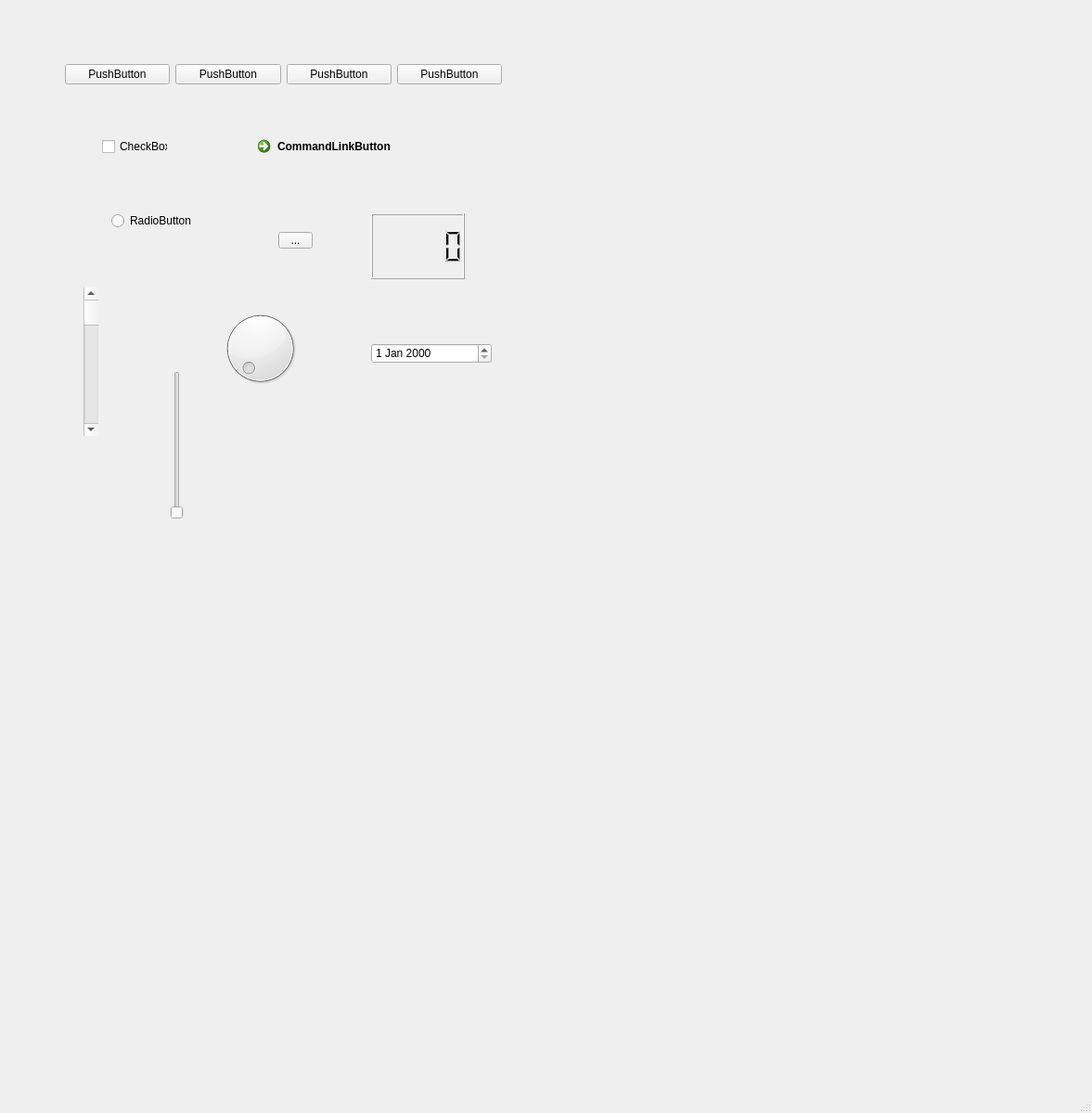
<?xml version="1.0" encoding="UTF-8"?>
<ui version="4.0">
 <class>MainWindow</class>
 <widget class="QMainWindow" name="MainWindow">
  <property name="geometry">
   <rect>
    <x>0</x>
    <y>0</y>
    <width>1177</width>
    <height>1200</height>
   </rect>
  </property>
  <property name="windowTitle">
   <string>MainWindow</string>
  </property>
  <widget class="QWidget" name="centralwidget">
   <widget class="QRadioButton" name="radioButton">
    <property name="geometry">
     <rect>
      <x>120</x>
      <y>230</y>
      <width>89</width>
      <height>16</height>
     </rect>
    </property>
    <property name="text">
     <string>RadioButton</string>
    </property>
   </widget>
   <widget class="QToolButton" name="toolButton">
    <property name="geometry">
     <rect>
      <x>300</x>
      <y>250</y>
      <width>37</width>
      <height>18</height>
     </rect>
    </property>
    <property name="text">
     <string>...</string>
    </property>
   </widget>
   <widget class="QWidget" name="layoutWidget">
    <property name="geometry">
     <rect>
      <x>70</x>
      <y>50</y>
      <width>471</width>
      <height>61</height>
     </rect>
    </property>
    <layout class="QHBoxLayout" name="horizontalLayout">
     <item>
      <widget class="QPushButton" name="pushButton_2">
       <property name="text">
        <string>PushButton</string>
       </property>
      </widget>
     </item>
     <item>
      <widget class="QPushButton" name="pushButton">
       <property name="text">
        <string>PushButton</string>
       </property>
      </widget>
     </item>
     <item>
      <widget class="QPushButton" name="pushButton_3">
       <property name="text">
        <string>PushButton</string>
       </property>
      </widget>
     </item>
     <item>
      <widget class="QPushButton" name="pushButton_4">
       <property name="text">
        <string>PushButton</string>
       </property>
      </widget>
     </item>
    </layout>
   </widget>
   <widget class="QDial" name="dial">
    <property name="geometry">
     <rect>
      <x>200</x>
      <y>330</y>
      <width>161</width>
      <height>91</height>
     </rect>
    </property>
   </widget>
   <widget class="QDateEdit" name="dateEdit">
    <property name="geometry">
     <rect>
      <x>400</x>
      <y>370</y>
      <width>130</width>
      <height>22</height>
     </rect>
    </property>
   </widget>
   <widget class="QScrollBar" name="verticalScrollBar">
    <property name="geometry">
     <rect>
      <x>90</x>
      <y>310</y>
      <width>16</width>
      <height>160</height>
     </rect>
    </property>
    <property name="orientation">
     <enum>Qt::Vertical</enum>
    </property>
   </widget>
   <widget class="QSlider" name="verticalSlider">
    <property name="geometry">
     <rect>
      <x>180</x>
      <y>400</y>
      <width>22</width>
      <height>160</height>
     </rect>
    </property>
    <property name="orientation">
     <enum>Qt::Vertical</enum>
    </property>
   </widget>
   <widget class="QLCDNumber" name="lcdNumber">
    <property name="geometry">
     <rect>
      <x>400</x>
      <y>230</y>
      <width>101</width>
      <height>71</height>
     </rect>
    </property>
   </widget>
   <widget class="QCheckBox" name="checkBox">
    <property name="geometry">
     <rect>
      <x>110</x>
      <y>150</y>
      <width>71</width>
      <height>16</height>
     </rect>
    </property>
    <property name="text">
     <string>CheckBox</string>
    </property>
   </widget>
   <widget class="QCommandLinkButton" name="commandLinkButton">
    <property name="geometry">
     <rect>
      <x>270</x>
      <y>140</y>
      <width>185</width>
      <height>41</height>
     </rect>
    </property>
    <property name="text">
     <string>CommandLinkButton</string>
    </property>
   </widget>
  </widget>
  <widget class="QMenuBar" name="menubar">
   <property name="geometry">
    <rect>
     <x>0</x>
     <y>0</y>
     <width>1177</width>
     <height>23</height>
    </rect>
   </property>
  </widget>
  <widget class="QStatusBar" name="statusbar"/>
 </widget>
 <resources/>
 <connections/>
</ui>
